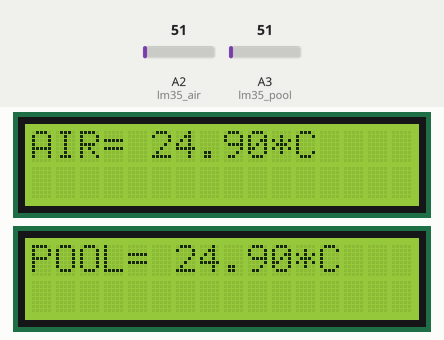
This sketch was run on a simulated Arduino Uno, built with avr-gcc and run on an emulated ATmega328P. On the bench: 2 × 16×2 character LCD. The test bench sets the inputs (shaded band); at power-on: A2 (lm35_air) = 51, A3 (lm35_pool) = 51.

Above: at 1.3 s.
1.4 s: A2 (lm35_air) set to 61
At 7.5 s:
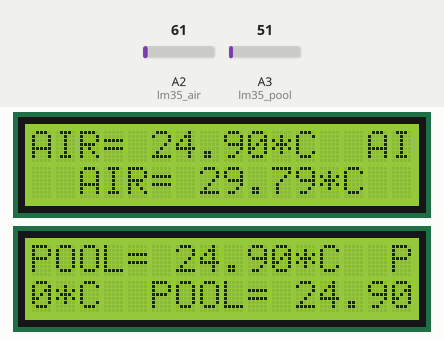
7.6 s: A2 (lm35_air) set to 23
At 13.6 s:
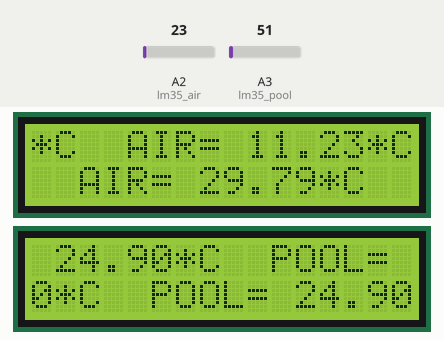
13.8 s: A2 (lm35_air) set to 18
At 17.9 s:
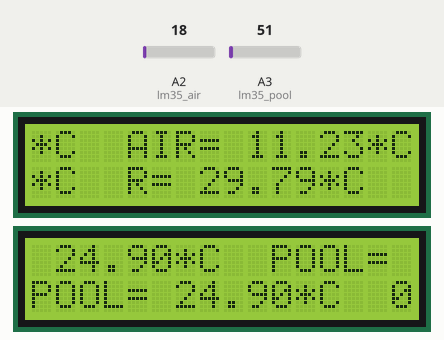
20.0 s: A2 (lm35_air) set to 30
At 24.6 s:
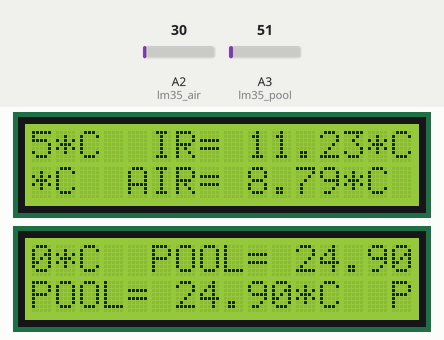
26.2 s: A3 (lm35_pool) set to 22
At 32.3 s:
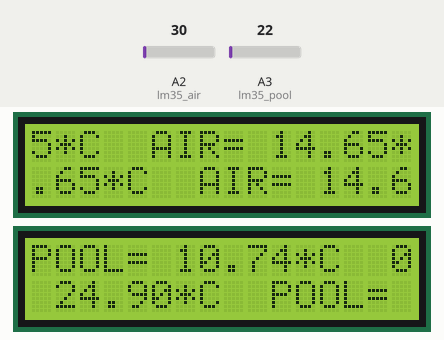
32.4 s: A3 (lm35_pool) set to 19
At 38.5 s:
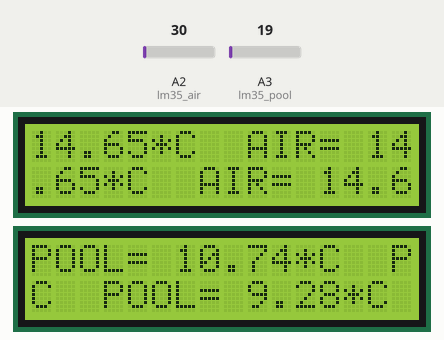
Timing chart, 0 to 40.0 s (numbered marks = the images above; inputs shaded):
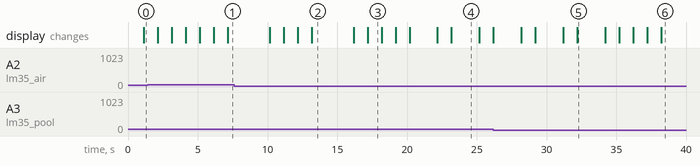

Measured:
- the behaviour switches between 21 and 20 on A2 (lm35_air) (found by bisection; images 2 and 3)
- the behaviour switches between 21 and 20 on A3 (lm35_pool) (found by bisection; images 5 and 6)
- after the input at 13.8 s, the display: first differs from a run without the input after 3.4 s (image 3)
- after the input at 20.0 s, the display: first differs from a run without the input after 3.2 s (image 4)
- what the display in image 3 shows lasts 1.0 s, from 17.2 s to 18.2 s
- what the display in image 4 shows lasts 2.0 s, from 23.2 s to 25.2 s

The sketch:

2.ino
```cpp
#include <LiquidCrystal.h>
LiquidCrystal lcd1(13, 12, 11, 10, 9, 8);
LiquidCrystal lcd2(7, 6, 5, 4, 3, 2);
int value1 = 0;
int value2 = 0;
int lm35_pool = A3;
int lm35_air = A2;
void setup()
{
  Serial.begin(9600);
  lcd1.begin(16, 2);
  lcd1.clear();
  lcd2.begin(16, 2);
  lcd2.clear();
}
void loop()
{
  value1 = analogRead(lm35_pool);
  float millivolts1 = ( value1 / 1024.0) * 5 * 1000;
  float cel1 = millivolts1 / 10;

  lcd2.print("POOL= ");
  lcd2.print(cel1);
  lcd2.print("*C");
  lcd2.println();
  delay(1000);

  value2 = analogRead(lm35_air);
  float millivolts2 = ( value2 / 1024.0) * 5 * 1000;
  float cel2 = millivolts2 / 10;

  lcd1.print("AIR= ");
  lcd1.print(cel2);
  lcd1.print("*C");
  lcd1.println();
  delay(1000);

}
```
